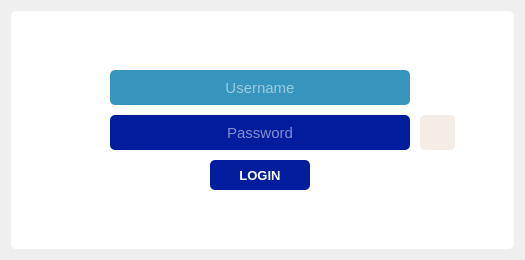
        <widget class="QWidget" name="login_page">
         <layout class="QVBoxLayout" name="verticalLayout_4">
          <item>
           <widget class="QFrame" name="frame">
            <property name="styleSheet">
             <string notr="true">background-color: rgb(255, 255, 255);
border-radius: 5px</string>
            </property>
            <property name="frameShape">
             <enum>QFrame::StyledPanel</enum>
            </property>
            <property name="frameShadow">
             <enum>QFrame::Raised</enum>
            </property>
            <layout class="QVBoxLayout" name="verticalLayout_5">
             <item>
              <layout class="QGridLayout" name="gridLayout_2" rowstretch="0,0,0,0,0">
               <property name="leftMargin">
                <number>10</number>
               </property>
               <property name="topMargin">
                <number>10</number>
               </property>
               <property name="rightMargin">
                <number>10</number>
               </property>
               <property name="bottomMargin">
                <number>10</number>
               </property>
               <property name="spacing">
                <number>10</number>
               </property>
               <item row="2" column="1">
                <widget class="QLabel" name="password_icon">
                 <property name="minimumSize">
                  <size>
                   <width>30</width>
                   <height>30</height>
                  </size>
                 </property>
                 <property name="maximumSize">
                  <size>
                   <width>30</width>
                   <height>30</height>
                  </size>
                 </property>
                 <property name="frameShape">
                  <enum>QFrame::StyledPanel</enum>
                 </property>
                 <property name="frameShadow">
                  <enum>QFrame::Raised</enum>
                 </property>
                 <property name="text">
                  <string/>
                 </property>
                 <property name="pixmap">
                  <pixmap resource="resource.qrc">:/icon/icon/password1.png</pixmap>
                 </property>
                 <property name="scaledContents">
                  <bool>true</bool>
                 </property>
                </widget>
               </item>
               <item row="0" column="2">
                <spacer name="verticalSpacer_4">
                 <property name="orientation">
                  <enum>Qt::Vertical</enum>
                 </property>
                 <property name="sizeHint" stdset="0">
                  <size>
                   <width>20</width>
                   <height>40</height>
                  </size>
                 </property>
                </spacer>
               </item>
               <item row="1" column="2" colspan="3">
                <widget class="QLineEdit" name="username">
                 <property name="minimumSize">
                  <size>
                   <width>300</width>
                   <height>35</height>
                  </size>
                 </property>
                 <property name="font">
                  <font>
                   <pointsize>11</pointsize>
                  </font>
                 </property>
                 <property name="styleSheet">
                  <string notr="true">background-color: rgb(55, 149, 189);
border-radius: 5px;
color: rgb(255, 255, 255);</string>
                 </property>
                 <property name="alignment">
                  <set>Qt::AlignCenter</set>
                 </property>
                 <property name="placeholderText">
                  <string>Username</string>
                 </property>
                </widget>
               </item>
               <item row="3" column="3">
                <widget class="QPushButton" name="login_btn">
                 <property name="minimumSize">
                  <size>
                   <width>100</width>
                   <height>30</height>
                  </size>
                 </property>
                 <property name="font">
                  <font>
                   <pointsize>10</pointsize>
                   <weight>75</weight>
                   <bold>true</bold>
                  </font>
                 </property>
                 <property name="styleSheet">
                  <string notr="true">background-color: rgb(1, 29, 157);
border-radius: 5px;
color: rgb(255, 255, 255);</string>
                 </property>
                 <property name="text">
                  <string>LOGIN</string>
                 </property>
                </widget>
               </item>
               <item row="1" column="6">
                <spacer name="horizontalSpacer_4">
                 <property name="orientation">
                  <enum>Qt::Horizontal</enum>
                 </property>
                 <property name="sizeHint" stdset="0">
                  <size>
                   <width>40</width>
                   <height>20</height>
                  </size>
                 </property>
                </spacer>
               </item>
               <item row="2" column="2" colspan="3">
                <widget class="QLineEdit" name="password">
                 <property name="minimumSize">
                  <size>
                   <width>300</width>
                   <height>35</height>
                  </size>
                 </property>
                 <property name="font">
                  <font>
                   <pointsize>11</pointsize>
                  </font>
                 </property>
                 <property name="styleSheet">
                  <string notr="true">background-color: rgb(1, 29, 157);
border-radius: 5px;
color: rgb(255, 255, 255);</string>
                 </property>
                 <property name="echoMode">
                  <enum>QLineEdit::Password</enum>
                 </property>
                 <property name="alignment">
                  <set>Qt::AlignCenter</set>
                 </property>
                 <property name="placeholderText">
                  <string>Password</string>
                 </property>
                </widget>
               </item>
               <item row="1" column="1">
                <widget class="QLabel" name="username_icon">
                 <property name="minimumSize">
                  <size>
                   <width>30</width>
                   <height>30</height>
                  </size>
                 </property>
                 <property name="maximumSize">
                  <size>
                   <width>30</width>
                   <height>30</height>
                  </size>
                 </property>
                 <property name="frameShape">
                  <enum>QFrame::StyledPanel</enum>
                 </property>
                 <property name="frameShadow">
                  <enum>QFrame::Raised</enum>
                 </property>
                 <property name="text">
                  <string/>
                 </property>
                 <property name="pixmap">
                  <pixmap resource="resource.qrc">:/icon/icon/user.png</pixmap>
                 </property>
                 <property name="scaledContents">
                  <bool>true</bool>
                 </property>
                </widget>
               </item>
               <item row="4" column="3">
                <spacer name="verticalSpacer_3">
                 <property name="orientation">
                  <enum>Qt::Vertical</enum>
                 </property>
                 <property name="sizeHint" stdset="0">
                  <size>
                   <width>20</width>
                   <height>40</height>
                  </size>
                 </property>
                </spacer>
               </item>
               <item row="1" column="0">
                <spacer name="horizontalSpacer_3">
                 <property name="orientation">
                  <enum>Qt::Horizontal</enum>
                 </property>
                 <property name="sizeHint" stdset="0">
                  <size>
                   <width>40</width>
                   <height>20</height>
                  </size>
                 </property>
                </spacer>
               </item>
               <item row="2" column="5">
                <widget class="QPushButton" name="show_login_password_btn">
                 <property name="minimumSize">
                  <size>
                   <width>35</width>
                   <height>35</height>
                  </size>
                 </property>
                 <property name="styleSheet">
                  <string notr="true">background-color: rgb(244, 236, 230);</string>
                 </property>
                 <property name="text">
                  <string/>
                 </property>
                 <property name="icon">
                  <iconset resource="resource.qrc">
                   <normaloff>:/icon/icon/hide.png</normaloff>:/icon/icon/hide.png</iconset>
                 </property>
                </widget>
               </item>
              </layout>
             </item>
            </layout>
           </widget>
          </item>
         </layout>
        </widget>
